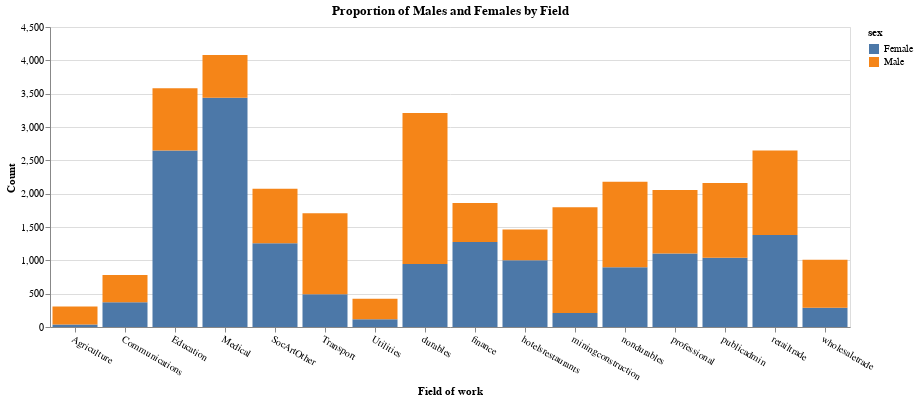

The notebook cell saved with this chart:
### Code cell
# Group the data by 'Field' and 'sex' and calculate the count
grouped_data = occ_dynamics.groupby(['Field of Work', 'sex']).size().reset_index(name='count')

# Create the stacked bar plot
stacked_bar_plot = alt.Chart(grouped_data).mark_bar().encode(
    x=alt.X('Field of Work:N', title='Field of work',axis=alt.Axis(labelAngle=30)),
    y=alt.Y('count:Q', title='Count'),
    color='sex:N',
    order=alt.Order('sex:N'),  # This determines the order of the stacked bars
    tooltip=['sex', 'count']  # Add tooltip for more information
).properties(title=alt.TitleParams(text='Proportion of Males and Females by Field'), width=800)

# Display the plot
stacked_bar_plot

### Figure 1 — Vega specification as saved in the notebook (floating-point values rounded to 4 significant figures)
{"$schema": "https://vega.github.io/schema/vega/v5.json", "data": [{"name": "source_0", "values": [{"Field of Work": "Agriculture", "count": 36, "count_end": 36.0, "count_start": 0.0, "sex": "Female"}, {"Field of Work": "Agriculture", "count": 272, "count_end": 308.0, "count_start": 36.0, "sex": "Male"}, {"Field of Work": "Communications", "count": 372, "count_end": 372.0, "count_start": 0.0, "sex": "Female"}, {"Field of Work": "Communications", "count": 409, "count_end": 781.0, "count_start": 372.0, "sex": "Male"}, {"Field of Work": "Education", "count": 2648, "count_end": 2648.0, "count_start": 0.0, "sex": "Female"}, {"Field of Work": "Education", "count": 934, "count_end": 3582.0, "count_start": 2648.0, "sex": "Male"}, {"Field of Work": "Medical", "count": 3439, "count_end": 3439.0, "count_start": 0.0, "sex": "Female"}, {"Field of Work": "Medical", "count": 641, "count_end": 4080.0, "count_start": 3439.0, "sex": "Male"}, {"Field of Work": "SocArtOther", "count": 1256, "count_end": 1256.0, "count_start": 0.0, "sex": "Female"}, {"Field of Work": "SocArtOther", "count": 817, "count_end": 2073.0, "count_start": 1256.0, "sex": "Male"}, {"Field of Work": "Transport", "count": 493, "count_end": 493.0, "count_start": 0.0, "sex": "Female"}, {"Field of Work": "Transport", "count": 1214, "count_end": 1707.0, "count_start": 493.0, "sex": "Male"}, {"Field of Work": "Utilities", "count": 117, "count_end": 117.0, "count_start": 0.0, "sex": "Female"}, {"Field of Work": "Utilities", "count": 307, "count_end": 424.0, "count_start": 117.0, "sex": "Male"}, {"Field of Work": "durables", "count": 945, "count_end": 945.0, "count_start": 0.0, "sex": "Female"}, {"Field of Work": "durables", "count": 2266, "count_end": 3211.0, "count_start": 945.0, "sex": "Male"}, {"Field of Work": "finance", "count": 1276, "count_end": 1276.0, "count_start": 0.0, "sex": "Female"}, {"Field of Work": "finance", "count": 584, "count_end": 1860.0, "count_start": 1276.0, "sex": "Male"}, {"Field of Work": "hotelsrestaurants", "count": 1000, "count_end": 1000.0, "count_start": 0.0, "sex": "Female"}, {"Field of Work": "hotelsrestaurants", "count": 464, "count_end": 1464.0, "count_start": 1000.0, "sex": "Male"}, {"Field of Work": "miningconstruction", "count": 210, "count_end": 210.0, "count_start": 0.0, "sex": "Female"}, {"Field of Work": "miningconstruction", "count": 1588, "count_end": 1798.0, "count_start": 210.0, "sex": "Male"}, {"Field of Work": "nondurables", "count": 898, "count_end": 898.0, "count_start": 0.0, "sex": "Female"}, {"Field of Work": "nondurables", "count": 1281, "count_end": 2179.0, "count_start": 898.0, "sex": "Male"}, {"Field of Work": "professional", "count": 1101, "count_end": 1101.0, "count_start": 0.0, "sex": "Female"}, {"Field of Work": "professional", "count": 954, "count_end": 2055.0, "count_start": 1101.0, "sex": "Male"}, {"Field of Work": "publicadmin", "count": 1037, "count_end": 1037.0, "count_start": 0.0, "sex": "Female"}, {"Field of Work": "publicadmin", "count": 1123, "count_end": 2160.0, "count_start": 1037.0, "sex": "Male"}, {"Field of Work": "retailtrade", "count": 1381, "count_end": 1381.0, "count_start": 0.0, "sex": "Female"}, {"Field of Work": "retailtrade", "count": 1268, "count_end": 2649.0, "count_start": 1381.0, "sex": "Male"}, {"Field of Work": "wholesaletrade", "count": 288, "count_end": 288.0, "count_start": 0.0, "sex": "Female"}, {"Field of Work": "wholesaletrade", "count": 721, "count_end": 1009.0, "count_start": 288.0, "sex": "Male"}]}, {"name": "source_0_x_domain_Field of Work", "values": [{"Field of Work": "Agriculture"}, {"Field of Work": "Communications"}, {"Field of Work": "Education"}, {"Field of Work": "Medical"}, {"Field of Work": "SocArtOther"}, {"Field of Work": "Transport"}, {"Field of Work": "Utilities"}, {"Field of Work": "durables"}, {"Field of Work": "finance"}, {"Field of Work": "hotelsrestaurants"}, {"Field of Work": "miningconstruction"}, {"Field of Work": "nondurables"}, {"Field of Work": "professional"}, {"Field of Work": "publicadmin"}, {"Field of Work": "retailtrade"}, {"Field of Work": "wholesaletrade"}]}, {"name": "source_0_color_domain_sex", "values": [{"sex": "Female"}, {"sex": "Male"}]}], "marks": [{"type": "rect", "name": "marks", "from": {"data": "source_0"}, "encode": {"update": {"x": {"field": "Field of Work", "scale": "x"}, "fill": {"field": "sex", "scale": "color"}, "tooltip": {"signal": "{\"sex\": isValid(datum[\"sex\"]) ? datum[\"sex\"] : \"\"+datum[\"sex\"], \"count\": format(datum[\"count\"], \"\")}"}, "width": {"signal": "max(0.25, bandwidth('x'))"}, "description": {"signal": "\"Field of work: \" + (isValid(datum[\"Field of Work\"]) ? datum[\"Field of Work\"] : \"\"+datum[\"Field of Work\"]) + \"; Count: \" + (format(datum[\"count\"], \"\")) + \"; sex: \" + (isValid(datum[\"sex\"]) ? datum[\"sex\"] : \"\"+datum[\"sex\"]) + \"; count: \" + (format(datum[\"count\"], \"\"))"}, "y2": {"field": "count_start", "scale": "y"}, "ariaRoleDescription": {"value": "bar"}, "y": {"field": "count_end", "scale": "y"}}}, "style": ["bar"]}], "scales": [{"name": "x", "type": "band", "domain": {"data": "source_0_x_domain_Field of Work", "field": "Field of Work", "sort": true}, "range": [0, {"signal": "width"}], "paddingInner": 0.1, "paddingOuter": 0.05}, {"name": "y", "type": "linear", "domain": {"data": "source_0", "fields": ["count_start", "count_end"]}, "range": [{"signal": "height"}, 0], "zero": true, "nice": true}, {"name": "color", "type": "ordinal", "domain": {"data": "source_0_color_domain_sex", "field": "sex", "sort": true}, "range": "category"}], "axes": [{"scale": "y", "gridScale": "x", "zindex": 0, "minExtent": 0, "orient": "left", "grid": true, "domain": false, "aria": false, "ticks": false, "labels": false, "maxExtent": 0, "tickCount": {"signal": "ceil(height/40)"}}, {"scale": "x", "orient": "bottom", "labelAngle": 30, "labelAlign": "left", "labelBaseline": "top", "zindex": 0, "grid": false, "title": "Field of work"}, {"scale": "y", "grid": false, "zindex": 0, "title": "Count", "orient": "left", "labelOverlap": true, "tickCount": {"signal": "ceil(height/40)"}}], "title": {"text": "Proportion of Males and Females by Field", "frame": "group"}, "style": "cell", "background": "white", "height": 300, "width": 800, "padding": 5, "legends": [{"fill": "color", "symbolType": "square", "title": "sex"}]}
